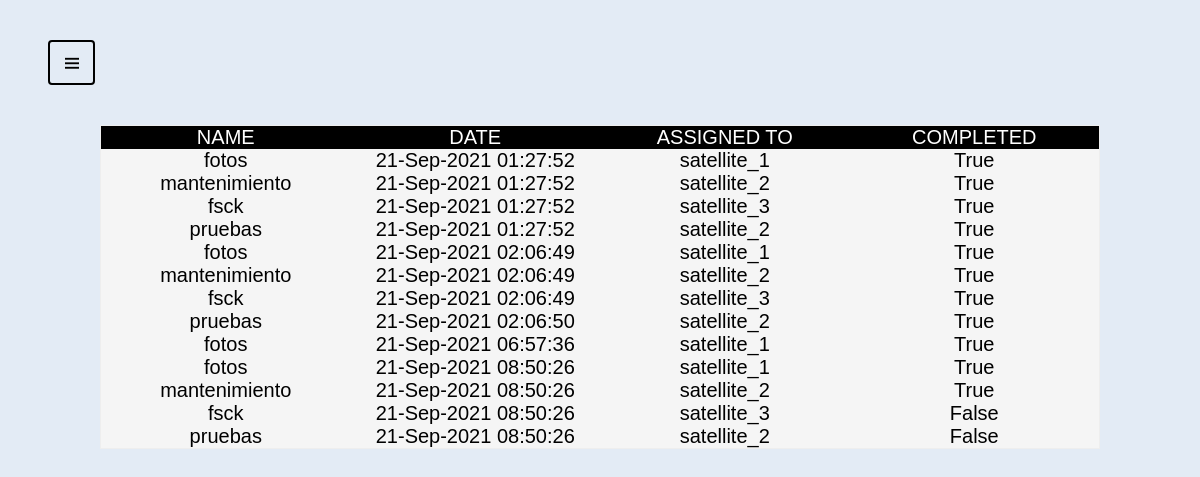
The app's page /ground_control/tasks/ with its own data.
### ground_control/models.py (models this page shows, shortened)
class Task(models.Model):
    name = models.CharField(max_length=100)
    date_added = models.DateTimeField(default=timezone.now)
    assigned_to = models.CharField(max_length=100) #TODO: use foreingKey
    completed = models.BooleanField()

### ground_control/views.py (the view)
# urls.py: path('tasks/', views.tasks, name='tasks'),
def tasks(request):
    context = {
        'tasks': Task.objects.all()
    }
    return render (request, 'ground_control/tasks.html', context)

### ground_control/templates/ground_control/tasks.html
{% extends "ground_control/base.html" %}
{% block content %}
<div class="container-table">
	<div class="table">
		<div class="table-header">
			<div class="header__item">Name</div>
			<div class="header__item">Date</div>
			<div class="header__item">Assigned to</div>
			<div class="header__item">Completed</div>
		</div>
		<div class="table-content">
            {% for task in tasks %}
			<div class="table-row">
				<div class="table-data">{{ task.name }}</div>
				<div class="table-data">{{ task.date_added|date:"j-M-Y h:i:s" }}</div>
				<div class="table-data">{{ task.assigned_to }}</div>
				<div class="table-data">{{ task.completed }}</div>
			</div>
            {% endfor %}
		</div>
	</div>
</div>
{% endblock content %}

### ground_control/static/ground_control/index.css (style rules this page uses)
.container-table { max-width: 1000px; margin-right:auto; margin-left:auto; display:flex; justify-content:center; align-items:baseline; min-height:10vh; background-color: whitesmoke; }
.table { width:100%; border:1px solid #EEEEEE; }
.table-header { display:flex; width:100%; background:#000; padding:(12 * 1.5) 0; }
.table-row { display:flex; width:100%; padding:(12 * 1.5) 0; }
.table-data, .header__item { flex: 1 1 20%; text-align:center; }
.header__item { text-transform:uppercase; color:white; text-decoration: none; position:relative; display:inline-block; padding-left: 24px; padding-right: 24px; }
:root { --primColor: rgb(227, 235, 245); --secoColor: black; --cornerRad: 4px; }
body { background-color: var(--primColor); font-family: Arial, Helvetica, sans-serif; font-size: 20px; }

### records on screen
Task: name "fotos", date_added "21-Sep-2021 01:27:52", assigned_to "satellite_1", completed "True"
Task: name "mantenimiento", date_added "21-Sep-2021 01:27:52", assigned_to "satellite_2", completed "True"
Task: name "fsck", date_added "21-Sep-2021 01:27:52", assigned_to "satellite_3", completed "True"
Task: name "pruebas", date_added "21-Sep-2021 01:27:52", assigned_to "satellite_2", completed "True"
Task: name "fotos", date_added "21-Sep-2021 02:06:49", assigned_to "satellite_1", completed "True"
Task: name "mantenimiento", date_added "21-Sep-2021 02:06:49", assigned_to "satellite_2", completed "True"
Task: name "fsck", date_added "21-Sep-2021 02:06:49", assigned_to "satellite_3", completed "True"
Task: name "pruebas", date_added "21-Sep-2021 02:06:50", assigned_to "satellite_2", completed "True"
Task: name "fotos", date_added "21-Sep-2021 06:57:36", assigned_to "satellite_1", completed "True"
Task: name "fotos", date_added "21-Sep-2021 08:50:26", assigned_to "satellite_1", completed "True"
Task: name "mantenimiento", date_added "21-Sep-2021 08:50:26", assigned_to "satellite_2", completed "True"
Task: name "fsck", date_added "21-Sep-2021 08:50:26", assigned_to "satellite_3", completed "False"
Task: name "pruebas", date_added "21-Sep-2021 08:50:26", assigned_to "satellite_2", completed "False"
